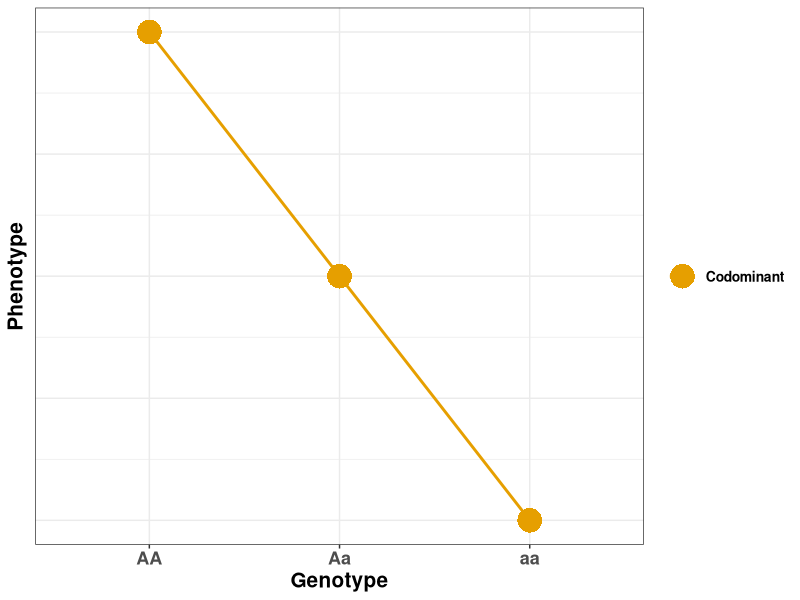
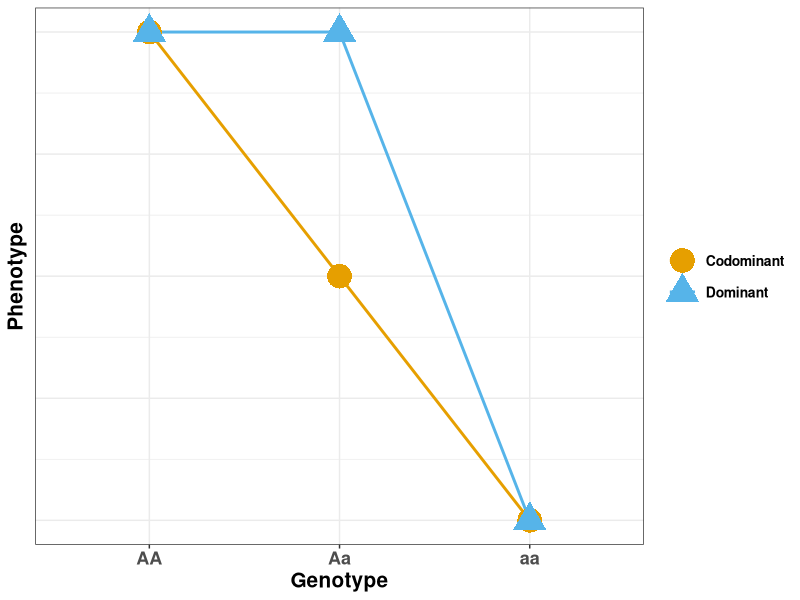
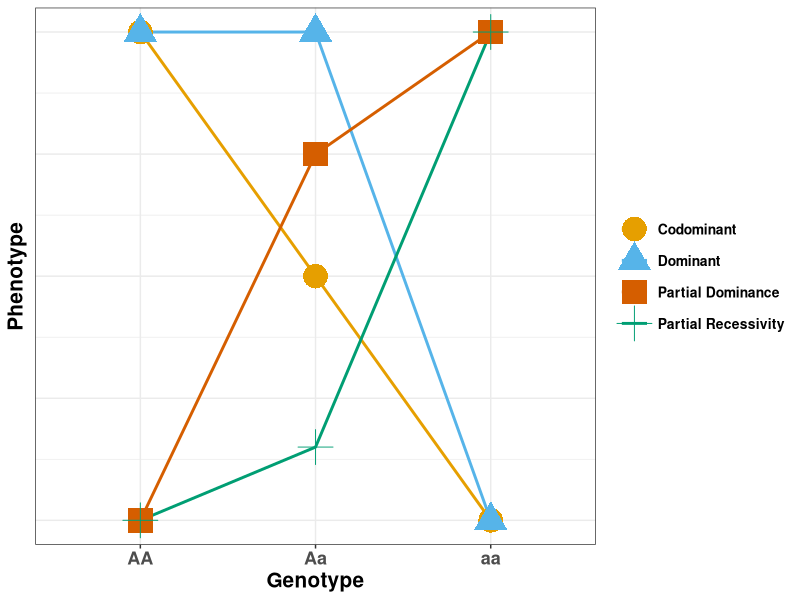

These charts were generated, in order, by the following R code:



codom_phen <- c(10, 5, 0)
dom_phen <- c(10, 10, 0)
gen <- c("AA","Aa","aa")

df<-data.frame( Codominant = codom_phen,
                Dominant = dom_phen,
                genotype = gen)
library(reshape2)

df_m <- melt(df, id = "genotype")
df_m$genotype <- factor(df_m$genotype,
                        levels = c("AA","Aa","aa")) 

library(ggplot2)

ggplot(data= df_m[df_m$variable=="Codominant",], aes(x = genotype, 
                       y = value, 
                       group = variable,
                       col = variable,
                       shape = variable))+
  geom_line(lwd=1)+
  geom_point(size =8)+
  ylab("Phenotype")+
  xlab("Genotype")+
  scale_colour_manual(values = c("#E69F00", "#56B4E9"))+
  theme_bw()+
  theme(legend.title = element_blank(),
        legend.text = element_text(face = "bold", size = 10),
        axis.ticks.y = element_blank(),
        axis.text.y = element_blank(),
        axis.title = element_text(size = 15, face = "bold"),
        axis.text.x = element_text(size = 13, face = "bold"))



ggplot(data= df_m, aes(x = genotype, 
                       y = value, 
                       group = variable,
                       col = variable,
                       shape = variable))+
  geom_line(lwd=1)+
  geom_point(size =8)+
  ylab("Phenotype")+
  xlab("Genotype")+
  scale_colour_manual(values = c("#E69F00", "#56B4E9"))+
  theme_bw()+
  theme(legend.title = element_blank(),
        legend.text = element_text(face = "bold", size = 10),
        axis.ticks.y = element_blank(),
        axis.text.y = element_blank(),
        axis.title = element_text(size = 15, face = "bold"),
        axis.text.x = element_text(size = 13, face = "bold"))


df$arbitrary_1 <- c(0, 7.5, 10)
df$arbitrary_2 <- c(0, 1.5, 10)

df_m <- melt(df, id = "genotype")
df_m$genotype <- factor(df_m$genotype,
                        levels = c("AA","Aa","aa")) 
df_m$variable <- factor(df_m$variable,
                        levels = c("Codominant","Dominant","arbitrary_1", "arbitrary_2"),
                        labels = c("Codominant","Dominant","Partial Dominance", "Partial Recessivity")) 

colorBlindPalette   <- c( "#E69F00", "#56B4E9", "#009E73", 
                          "#F0E442", "#0072B2", "#D55E00", "#CC79A7")
library(ggplot2)


ggplot(data= df_m, aes(x = genotype, 
                       y = value, 
                       group = variable,
                       col = variable,
                       shape = variable))+
  geom_line(lwd=1)+
  geom_point(size =8)+
  ylab("Phenotype")+
  xlab("Genotype")+
  scale_colour_manual(values = c("#E69F00", "#56B4E9", "#D55E00","#009E73"))+
  theme_bw()+
  theme(legend.title = element_blank(),
        legend.text = element_text(face = "bold", size = 10),
        axis.ticks.y = element_blank(),
        axis.text.y = element_blank(),
        axis.title = element_text(size = 15, face = "bold"),
        axis.text.x = element_text(size = 13, face = "bold"))

